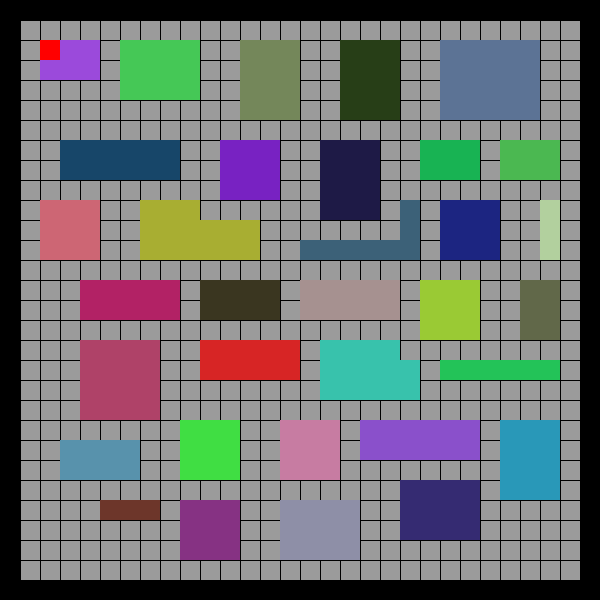
Frame 1 (no input)
Frame 60 (the mouse pressed at the canvas centre just before this capture): identical to frame 1, image omitted
Frame 120 (the mouse held since frame 60 and released just before this capture): identical to frame 1, image omitted

The Processing sketch that drew this single still picture (run headless with seeded random() and noise(); from frame 60 on, the mouse is pressed at the canvas centre):

// Processing sketch: cellGridMapGen
// ── cellGridMapGen.pde
ArrayList Rooms;
public int[][] floorGrid;
public Cell[][] cellGrid;
int startX, startY;
int gridSize;
int margin;
ArrayList<PVector> doors;
int numRooms;
color[] cols;

int xNext, yNext;
int x1, y1;
int currentID;

int xmax, xmin, ymax, ymin;

void setup() {

  size(600, 600);
  stroke(255);
  rectMode(CENTER);

  numRooms = 8000;
  gridSize = 20;
  startX = 10;
  startY = 10;
  margin = 2*gridSize;
  currentID = 1;
  doors = new ArrayList<PVector>();
  cols = new color[numRooms + 10];
  cols[0] = color(255);
  for (int i = 1; i< numRooms; i++) {
    cols[i] = color(int(random(20, 230)), int(random(20, 230)), int(random(20, 230)));
  }

  xmin = 3;
  xmax = 10;
  ymin = 2;
  ymax = 7;

  xNext = 1;
  yNext = 1;

  floorGrid = new int[(width-margin)/gridSize][(height-margin)/gridSize];
  cellGrid = new Cell[floorGrid.length][floorGrid[1].length];
  println(cellGrid.length + ", " + cellGrid[0].length);
  cellGrid[0][0] = new Cell(0, 0, -1); 

  // int div = int((cellGrid[0].length)/3);

  for (int i = 0; i< cellGrid.length; i++) {
    for (int j = 0; j< cellGrid[0].length; j++) {
      // if (i == 0 || j == 0 || i == cellGrid.length-1 || j == cellGrid[0].length-1 || (j)%div == 0) {
      if (i == 0 || j == 0 || i == cellGrid.length-1 || j == cellGrid[0].length-1) {
        cellGrid[i][j] = new Cell(i, j, -1);
      } else {
        cellGrid[i][j] = new Cell(i, j, 0);
      }
    }
  }


  cellGrid[xNext][yNext].changeID(-2);
  xNext = xNext+int(random(2, 6));

  int xstep = int(random(xmin, xmax));
  int ystep = int(random(ymin, ymax));
  println("steps: " + xstep + ", " + ystep);

  x1 = 1;
  y1 = 1;
  boolean markx = true;
  boolean marky = true;
  int tt = 0;
  while (marky) {
    markx = true;
    while (markx) {
      xstep = int(random(3, 7));
      ystep = int(random(2, 5));
      for (int xx = x1; xx< x1+xstep; xx++) {
        for (int yy = y1; yy< y1+ystep; yy++) {
          if (xx >0 && xx< cellGrid.length && yy > 0 && yy<cellGrid[0].length) {
            if (cellGrid[xx][yy].ID == 0) {
              cellGrid[xx][yy].changeID(currentID);
            }
          } else {
            markx = false;
          }
        }
      }

      for (int i = 1; i< cellGrid.length-1; i++) {
        for (int j = 1; j< cellGrid[0].length-1; j++) {
          if (cellGrid[i][j].ID == currentID) {
            if (cellGrid[i-1][j].ID == 0) cellGrid[i-1][j].changeID(-1);
            if (cellGrid[i+1][j].ID == 0) cellGrid[i+1][j].changeID(-1);
            if (cellGrid[i-1][j+1].ID == 0) cellGrid[i-1][j+1].changeID(-1);
            if (cellGrid[i-1][j-1].ID == 0) cellGrid[i-1][j-1].changeID(-1);
            if (cellGrid[i+1][j+1].ID == 0) cellGrid[i+1][j+1].changeID(-1);
            if (cellGrid[i+1][j-1].ID == 0) cellGrid[i+1][j-1].changeID(-1);
            if (cellGrid[i][j+1].ID == 0) cellGrid[i][j+1].changeID(-1);
            if (cellGrid[i][j-1].ID == 0) cellGrid[i][j-1].changeID(-1);
          }
        }
      }
      currentID++;
      //  cellGrid[x1][y1].changeID(-3);
      x1 += xstep +int(random(1, 3));
      // y1 += int(random(-2,2));
    }

    x1 = int(random(1, 5));
    y1 += int(random(ystep, ystep + 3));

    if ( y1 > cellGrid[0].length) marky = false;

    tt++;
  }

  for (int i = 1; i< cellGrid.length-1; i++) {
    for (int j = 1; j< cellGrid[0].length-1; j++) {
      if (cellGrid[i][j].ID == 0) cellGrid[i][j].changeID(-1);
    }
  }

  println("SZ" + doors.size());
}



void draw() {
  background(0);

  for (int i = gridSize; i<= width-gridSize; i+= gridSize) {
    for (int j = gridSize; j <= height-gridSize; j+= gridSize) {
      line(i, gridSize, i, height-gridSize);
      line(gridSize, j, width-gridSize, j);
    }
  }

  for (int i = 0; i< cellGrid.length; i++) {
    for (int j = 0; j< cellGrid[0].length; j++) {
      cellGrid[i][j].display();
    }
  }
}


class Room {
  int xloc, yloc, xSize, ySize;
  public Room(int xloc, int yloc, int xSize, int ySize) {
    this.xloc = xloc;
    this.yloc = yloc;
    this.xSize = xSize;
    this.ySize = ySize;
  }
}

class Cell {
  float xpos, ypos;
  int x, y;
  int ID;
  color f;
  boolean isDoor;
  public Cell(int x, int y, int ID) {
    this.x = x;
    this.y = y;
    this.ID = ID;
    colorChange(ID);
    isDoor = false;

    xpos = 1.5* gridSize + x*gridSize;
    ypos = 1.5* gridSize + y*gridSize;
  }

  void colorChange(int IDin) {
    color retCol = 255;
    if (IDin == -1) {
      f = color(155, 155, 155);
    } else if (IDin == -3) {
      f = color(#6F1B5D);
    } else if (IDin == -2) {
      f = color(255, 0, 0);
    } else {
      f = cols[IDin];
    }
  }



  void display() {
    if (ID != 0 && ID != -1) {
      fill(f);
      stroke(f);
      rect(xpos, ypos, gridSize, gridSize);

      if (isDoor) {
        stroke(255);
        fill(0);
        // text("D", xpos, ypos);
      } else {
        fill(0);
        //   text(ID, xpos, ypos);
      }
    } else {
      fill(f);
      stroke(0);
      rect(xpos, ypos, gridSize, gridSize);
    }
  }

  void changeID(int newID) {
    this.ID = newID;
    colorChange(newID);
  }
}
